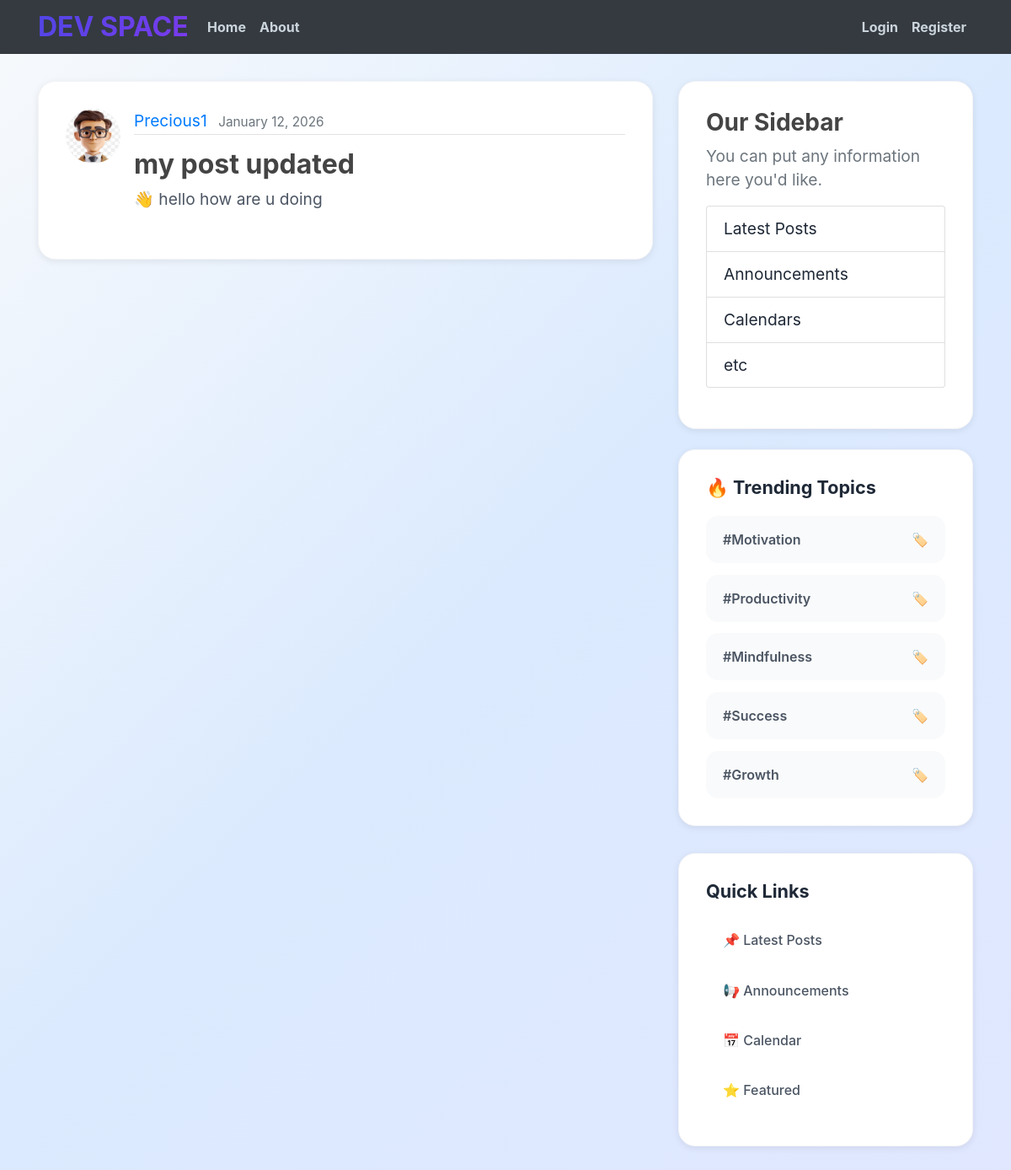
The page /post/98/ on the database its author committed.
### blog/models.py (models this page shows, shortened)
class post(models.Model):
    title = models.CharField(max_length=100)
    content = models.TextField()
    date_posted = models.DateTimeField(default=timezone.now)
    author = models.ForeignKey(User, on_delete=models.CASCADE)

### users/models.py (models this page shows, shortened)
class profile(models.Model):
    user = models.OneToOneField(User, on_delete=models.CASCADE)
    image = models.ImageField(default='default.jpg', upload_to='profile_pics')

### blog/views.py (the view)
# urls.py: path('post/<int:pk>/', PostDetailView.as_view(), name='post-detail'),
class PostDetailView(DetailView):
    model = post

### blog/templates/blog/post_detail.html (shortened to what this page needs)
{% extends "blog/base.html" %}
{% block content %}
   <article class="media content-section">
    <img class="rounded-circle article-img" src="{{ object.author.profile.image.url }}">
      <div class="media-body">
       <div class="article-metadata">
      <a class="mr-2" href="{% url 'user-posts' object.author.username %}">{{ object.author }}</a>
      <small class="text-muted">{{ object.date_posted|date:"F d, Y" }}</small>
    </div>
      <h2 class="article-title">{{ object.title }} </h2>
      <p class="article-content">{{ object.content }}</p>
    </div>
   </article>
{% endblock content %}

### blog/static/blog/main.css (style rules this page uses)
* { margin: 0; padding: 0; box-sizing: border-box; }
body { margin-top: 6rem; font-family: -apple-system, BlinkMacSystemFont, 'Segoe UI', Roboto, Oxygen, Ubuntu, Cantarell, sans-serif; background: linear-gradient(135deg, #f8fafc 0%, #dbeafe 50%, #e0e7ff 100%); min-height: 100vh; color: #1f2937; }
h1, h2, h3, h4, h5, h6 { color: #444444; font-weight: bold; }
.content-section { background: white; border-radius: 1.3rem; padding: 2rem; margin-bottom: 1.5rem; box-shadow: 0 2px 8px rgba(0, 0, 0, 0.08); border: 1px solid #f3f4f6; transition: all 0.4s; font-size: 1.2rem; }
.article-title { color: #444444; font-weight: bold; }
.article-content { white-space: pre-line; color: #4b5563; margin-bottom: 1.5rem; }
.article-img { height: 65px; width: 65px; margin-right: 16px; }
.article-metadata { padding-bottom: 1px; margin-bottom: 1rem; border-bottom: 1px solid #e3e3e3 }

### rows shown on the page
post: author.profile.image (placeholder picture), author "Precious1", date_posted "January 12, 2026", title "my post updated", content "👋 hello how are u doing"
